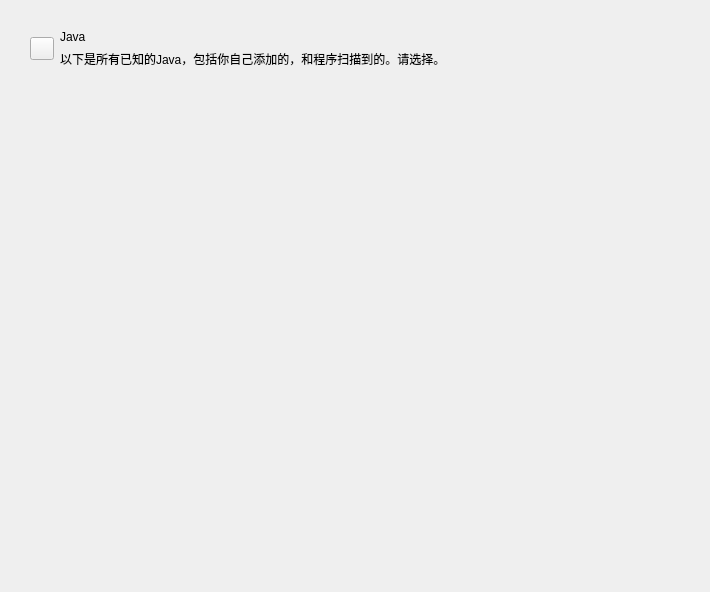
<?xml version="1.0" encoding="UTF-8"?>
<ui version="4.0">
 <class>selectJavaInterface</class>
 <widget class="QFrame" name="selectJavaInterface">
  <property name="geometry">
   <rect>
    <x>0</x>
    <y>0</y>
    <width>710</width>
    <height>592</height>
   </rect>
  </property>
  <property name="sizePolicy">
   <sizepolicy hsizetype="Expanding" vsizetype="Expanding">
    <horstretch>0</horstretch>
    <verstretch>0</verstretch>
   </sizepolicy>
  </property>
  <property name="windowTitle">
   <string/>
  </property>
  <layout class="QGridLayout" name="gridLayout">
   <item row="1" column="0">
    <spacer name="leftSpacer">
     <property name="orientation">
      <enum>Qt::Horizontal</enum>
     </property>
     <property name="sizeType">
      <enum>QSizePolicy::Fixed</enum>
     </property>
     <property name="sizeHint" stdset="0">
      <size>
       <width>10</width>
       <height>20</height>
      </size>
     </property>
    </spacer>
   </item>
   <item row="1" column="2" rowspan="2" colspan="2">
    <widget class="QWidget" name="titleLimitWidget" native="true">
     <layout class="QGridLayout" name="gridLayout_2">
      <item row="1" column="1">
       <widget class="StrongBodyLabel" name="subTitleLabel">
        <property name="sizePolicy">
         <sizepolicy hsizetype="Preferred" vsizetype="Fixed">
          <horstretch>0</horstretch>
          <verstretch>0</verstretch>
         </sizepolicy>
        </property>
        <property name="text">
         <string>以下是所有已知的Java，包括你自己添加的，和程序扫描到的。请选择。</string>
        </property>
        <property name="textFormat">
         <enum>Qt::MarkdownText</enum>
        </property>
       </widget>
      </item>
      <item row="0" column="1">
       <widget class="TitleLabel" name="titleLabel">
        <property name="sizePolicy">
         <sizepolicy hsizetype="Preferred" vsizetype="Fixed">
          <horstretch>0</horstretch>
          <verstretch>0</verstretch>
         </sizepolicy>
        </property>
        <property name="text">
         <string>Java</string>
        </property>
       </widget>
      </item>
      <item row="2" column="0" colspan="2">
       <widget class="SmoothScrollArea" name="javaSmoothScrollArea">
        <property name="frameShape">
         <enum>QFrame::NoFrame</enum>
        </property>
        <property name="widgetResizable">
         <bool>true</bool>
        </property>
        <widget class="QWidget" name="javaScrollAreaWidgetContents">
         <property name="geometry">
          <rect>
           <x>0</x>
           <y>0</y>
           <width>658</width>
           <height>469</height>
          </rect>
         </property>
         <layout class="QVBoxLayout" name="verticalLayout"/>
        </widget>
       </widget>
      </item>
      <item row="0" column="0" rowspan="2">
       <widget class="TransparentToolButton" name="backBtn"/>
      </item>
     </layout>
    </widget>
   </item>
   <item row="0" column="2">
    <spacer name="topSpacer">
     <property name="orientation">
      <enum>Qt::Vertical</enum>
     </property>
     <property name="sizeType">
      <enum>QSizePolicy::Fixed</enum>
     </property>
     <property name="sizeHint" stdset="0">
      <size>
       <width>20</width>
       <height>10</height>
      </size>
     </property>
    </spacer>
   </item>
  </layout>
 </widget>
 <customwidgets>
  <customwidget>
   <class>ToolButton</class>
   <extends>QToolButton</extends>
   <header>qfluentwidgets</header>
  </customwidget>
  <customwidget>
   <class>TransparentToolButton</class>
   <extends>ToolButton</extends>
   <header>qfluentwidgets</header>
  </customwidget>
  <customwidget>
   <class>SmoothScrollArea</class>
   <extends>QScrollArea</extends>
   <header>qfluentwidgets</header>
   <container>1</container>
  </customwidget>
  <customwidget>
   <class>StrongBodyLabel</class>
   <extends>QLabel</extends>
   <header>qfluentwidgets</header>
  </customwidget>
  <customwidget>
   <class>TitleLabel</class>
   <extends>QLabel</extends>
   <header>qfluentwidgets</header>
  </customwidget>
 </customwidgets>
 <resources/>
 <connections/>
</ui>
